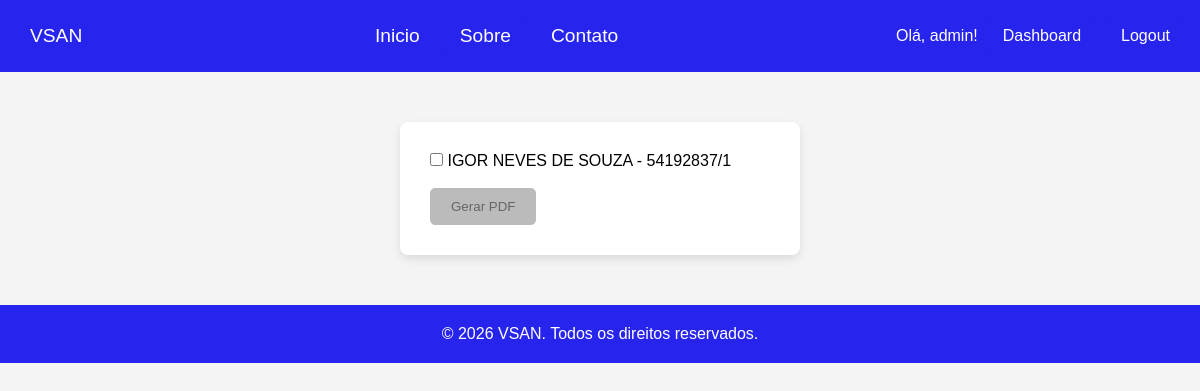
The page /servidores/ (signed in) on the database its author committed.
### usuarios/models.py (models this page shows, shortened)
class Usuario(AbstractUser):
    TIPO_USUARIO_CHOICES = [
        ('diretor', 'Diretor'),
        ('coordenador', 'Coordenador'),
        ('funcionario', 'Funcionário'),
    ]
    setor = models.ForeignKey(Setor, on_delete=models.CASCADE, verbose_name='Setor', null=True, blank=True)
    tipo_usuario = models.CharField(max_length=20, choices=TIPO_USUARIO_CHOICES, verbose_name='Tipo de Usuário', null=True, blank=True)
    servidor = models.OneToOneField(Servidor, on_delete=models.CASCADE, null=True, blank=True, related_name="usuario")
    objects = UsuarioManager()

### servidores/models.py (models this page shows, shortened)
class Servidor(models.Model):
    nome = models.CharField(max_length=200)
    endereco = models.CharField(max_length=255)
    vinculo = models.CharField(
        max_length=50,
        choices=[
            ("Servidor do Órgão", "Servidor do Órgão"),
            ("Servidor Cedido", "Servidor Cedido"),
            ("Colaborador Eventual", "Colaborador Eventual"),
        ]
    )
    matricula = models.CharField(max_length=20, unique=True)
    lotacao = models.CharField(max_length=100)
    cargo = models.CharField(max_length=100)
    funcao = models.CharField(max_length=150, blank=True, null=True)
    cpf = models.CharField(max_length=14, unique=True)
    rg = models.CharField(max_length=20, blank=True, null=True)
    nascimento = models.DateField(blank=True, null=True)
    banco = models.CharField(max_length=50, blank=True, null=True)
    agencia = models.CharField(max_length=20, blank=True, null=True)
    conta = models.CharField(max_length=30, blank=True, null=True)
    chefia = models.CharField(max_length=150, blank=True, null=True)

### servidores/views.py (the view)
# urls.py: path("servidores/", servidor_views.lista_servidores, name="lista_servidores"),
def lista_servidores(request):
    servidores = Servidor.objects.all()
    return render(request, "servidores/lista_servidores.html", {"servidores": servidores})

### servidores/templates/servidores/lista_servidores.html (shortened to what this page needs)
{% extends 'base.html' %}
{% block content %}
<div class="container">
<form id="form-servidores" method="post" action="{% url 'gerar_pdf_servidores' %}" class="form-group" target="_blank">
    {% for servidor in servidores %}
        <div>
            <input type="checkbox" name="servidores" value="{{ servidor.id }}">
            {{ servidor.nome }} - {{ servidor.matricula }}<br><br>
        </div>
    {% endfor %}
    <button id="btn-pdf" type="submit" class="btn btn-disabled" disabled>Gerar PDF</button>
</form>
</div>
{% endblock %}

### templates/header.html
{% load static %}
<header class="header">
    <a href="{% url 'home' %}" class="logo">VSAN</a>
    <nav>
        <ul class="menu">
            <li><a href="{% url 'home' %}" class='btn-primary'>Inicio</a></li>
            <li><a href="{% url 'about' %}" class='btn-primary'>Sobre</a></li>
            <li><a href="{% url 'contact' %}" class='btn-primary'>Contato</a></li>
        </ul>
    </nav>
    <div class="auth-buttons">
    {% if user.is_authenticated %}
        <span class="user-info">Olá, {{ user.username }}!</span>
        <a href="{% url 'dashboard' %}" class='btn-primary'>Dashboard</a>
        <a href="{% url 'logout' %}" class='btn-primary'>Logout</a>
    {% else %}
        <a href="{% url 'login' %}" class='btn-primary'>Login</a>
    {% endif %}
    </div>
</header>

### usuarios/static/css/style.css (style rules this page uses)
* { margin: 0; padding: 0; box-sizing: border-box; }
body { font-family: Arial, sans-serif; background-color: #f4f4f4; }
.header { display: flex; justify-content: space-between; background-color: #2724ee; color: #fff; padding: 15px; align-items: center; }
.header a { text-decoration: none; font-size: 1.2em; padding: 10px 15px; display: block; color: inherit; }
.menu { list-style: none; display: flex; gap: 10px; }
.container { max-width: 400px; margin: 50px auto; background: #fff; padding: 30px; border-radius: 8px; box-shadow: 0px 4px 10px rgba(0,0,0,0.1); }
.btn-primary { background-color: #2724ee; color: #fff; padding: 10px 20px; border: none; border-radius: 5px; text-decoration: none; cursor: pointer; transition: background 0.3s; }
.btn-disabled { background-color: #bbb; color: #666; padding: 10px 20px; border: 1px solid #bbb; border-radius: 5px; text-decoration: none; cursor: not-allowed; }
.auth-buttons { display: flex; gap: 10px; align-items: center; }
.auth-buttons a { padding: 8px 15px; border-radius: 5px; text-decoration: none; font-size: 1em; }

### rows shown on the page
Usuario: username "admin"
Servidor: nome "IGOR NEVES DE SOUZA", matricula "54192837/1"
